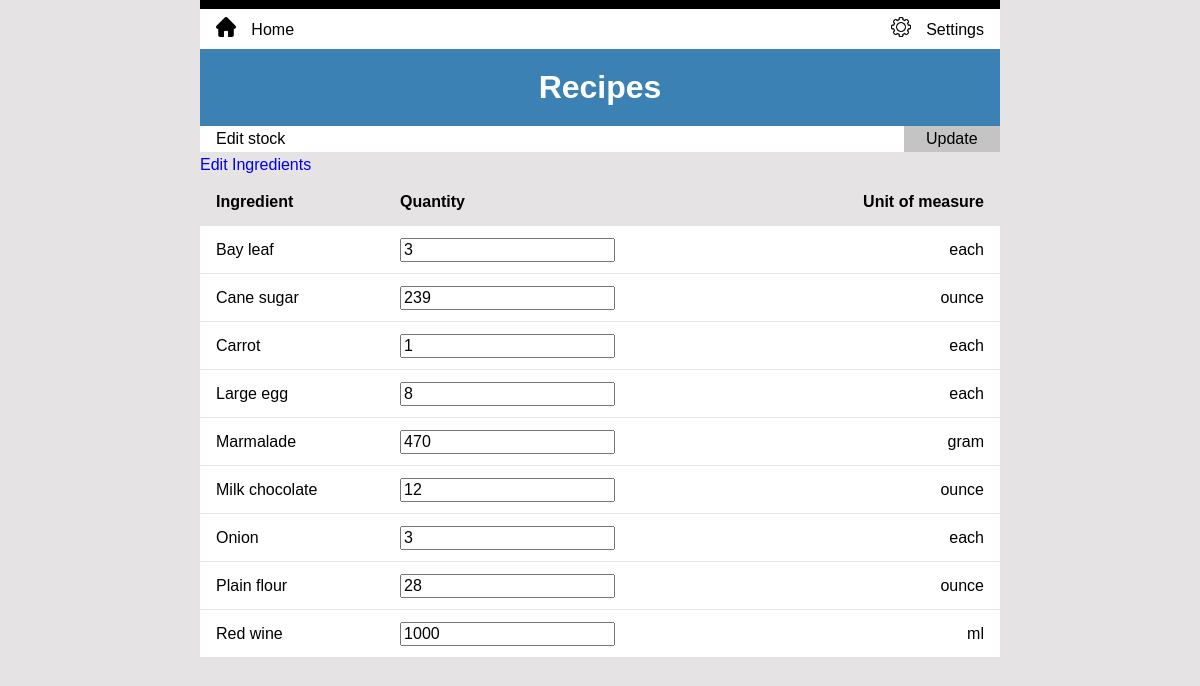
The page /stock/currentstock/update/ (signed in) on the database its author committed.
### inventory/models.py (models this page shows, shortened)
class Ingredient(models.Model):
    class Meta:
        ordering = ['name']
    name = models.CharField(unique=True, max_length=200)
    quantity = models.PositiveIntegerField(blank=True, null=True)
    unit = models.CharField(max_length=10)
    unit_price = models.DecimalField(
        blank=True, null=True, max_digits=6, decimal_places=3
    )
    kanban = models.BooleanField(default=False)
    threshold = models.IntegerField(blank=True, null=True)
    re_order = models.IntegerField(blank=True, null=True)

### inventory/views.py (the view, shortened to what this page needs)
# urls.py: path('stock/currentstock/update/', views.UpdateStockView.as_view(), name='update_stock'),
class UpdateStockView(LoginRequiredMixin, FormView):
    model = Ingredient
    template_name = 'inventory/update_stock.html'
    form_class = UpdateStockFormset
    success_url = '/stock/currentstock/'

### inventory/templates/inventory/update_stock.html (shortened to what this page needs)
{% extends 'base.html' %}
{% load static %}
{% block content %}
  <h1>Recipes</h1>
  <form method="post">
    <div class="add">
      <p>Edit stock</p>
      <input class="addbutton" type="submit" value="Update" />
    </div>
    <a href="{% url 'ingredients' %}">Edit Ingredients</a>
    <table class="menu-table">
      <thead class="heading">
        <tr>
          <th>Ingredient</th>
          <th>Quantity</th>
          <th>Unit of measure</th>
        </tr>
      </thead>
      {% for item in form %}
        <tbody>
          <td>{{ item.instance.name }}</td>
          <td>{{ item.quantity }}</td>
          <td>{{item.instance.unit }}</td>
        </tbody>
      {% endfor %}
    </table>
  </form>
{% endblock %}

### inventory/static/inventory/style.css (style rules this page uses)
* { box-sizing: border-box; }
a { text-decoration: none; }
body { line-height: 1.6; background: #e5e3e3; border-top: 9px solid black; max-width: 800px; margin-left: auto; margin-right: auto; }
h1 { color: white; background: #3C81B4; margin: 0; padding: 0.4em; text-align: center; }
table { background: #e5e3e3; text-align: left; width: 100%; }
.add { background: white; display: flex; }
.add > :last-child { margin-left: auto; }
.add p { margin-top: 0; margin-bottom: 0; padding-left: 1em; }
.addbutton { border: none; background: #c4c4c4; padding: 0.2em 1.4em 0.2em 1.4em; }
.menu-table { background: white; width: 100%; }
.menu-table .heading { background: #e5e3e3; }
.menu-table td:first-child, th:first-child { padding-left: 1em; }
.menu-table td:last-child, th:last-child { padding-right: 1em; text-align: right; }
.menu-table tr { border-bottom: 1px solid #e5e3e3; border-top: 1px solid #e5e3e3; height: 3em; }

### rows shown on the page
Ingredient: instance.name "Bay leaf", instance.unit "each"
Ingredient: instance.name "Cane sugar", instance.unit "ounce"
Ingredient: instance.name "Carrot", instance.unit "each"
Ingredient: instance.name "Large egg", instance.unit "each"
Ingredient: instance.name "Marmalade", instance.unit "gram"
Ingredient: instance.name "Milk chocolate", instance.unit "ounce"
Ingredient: instance.name "Onion", instance.unit "each"
Ingredient: instance.name "Plain flour", instance.unit "ounce"
Ingredient: instance.name "Red wine", instance.unit "ml"
